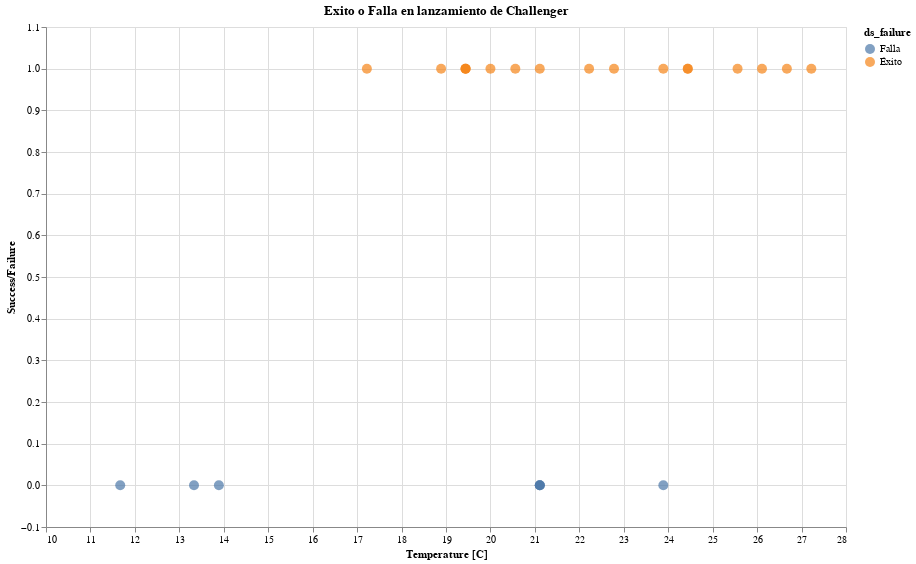

The notebook cell saved with this chart:
### Code cell
failure_chart = alt.Chart(challenger).mark_circle(size=100).encode(
    x=alt.X("temp_c:Q", scale=alt.Scale(zero=False), title="Temperature [C]"),
    y=alt.Y("is_failure:Q", scale=alt.Scale(padding=0.5), title="Success/Failure"),
    color="ds_failure:N"
).properties(
    title="Exito o Falla en lanzamiento de Challenger",
    width=800,
    height=500
)
failure_chart

### Figure 1 — Vega-Lite specification as saved in the notebook (floating-point values rounded to 4 significant figures)
{"$schema": "https://vega.github.io/schema/vega-lite/v2.6.0.json", "config": {"view": {"height": 300, "width": 400}}, "data": {"name": "data-b94e39780e6758f116d868e224411c05"}, "datasets": {"data-b94e39780e6758f116d868e224411c05": [{"ds_failure": "Falla", "is_failure": 0, "nm_bad_rings": 3, "temp_c": 11.67, "temp_f": 53}, {"ds_failure": "Falla", "is_failure": 0, "nm_bad_rings": 1, "temp_c": 13.33, "temp_f": 56}, {"ds_failure": "Falla", "is_failure": 0, "nm_bad_rings": 1, "temp_c": 13.89, "temp_f": 57}, {"ds_failure": "Éxito", "is_failure": 1, "nm_bad_rings": 0, "temp_c": 17.22, "temp_f": 63}, {"ds_failure": "Éxito", "is_failure": 1, "nm_bad_rings": 0, "temp_c": 18.89, "temp_f": 66}, {"ds_failure": "Éxito", "is_failure": 1, "nm_bad_rings": 0, "temp_c": 19.44, "temp_f": 67}, {"ds_failure": "Éxito", "is_failure": 1, "nm_bad_rings": 0, "temp_c": 19.44, "temp_f": 67}, {"ds_failure": "Éxito", "is_failure": 1, "nm_bad_rings": 0, "temp_c": 19.44, "temp_f": 67}, {"ds_failure": "Éxito", "is_failure": 1, "nm_bad_rings": 0, "temp_c": 20, "temp_f": 68}, {"ds_failure": "Éxito", "is_failure": 1, "nm_bad_rings": 0, "temp_c": 20.56, "temp_f": 69}, {"ds_failure": "Éxito", "is_failure": 1, "nm_bad_rings": 0, "temp_c": 21.11, "temp_f": 70}, {"ds_failure": "Falla", "is_failure": 0, "nm_bad_rings": 1, "temp_c": 21.11, "temp_f": 70}, {"ds_failure": "Falla", "is_failure": 0, "nm_bad_rings": 1, "temp_c": 21.11, "temp_f": 70}, {"ds_failure": "Falla", "is_failure": 0, "nm_bad_rings": 1, "temp_c": 21.11, "temp_f": 70}, {"ds_failure": "Éxito", "is_failure": 1, "nm_bad_rings": 0, "temp_c": 22.22, "temp_f": 72}, {"ds_failure": "Éxito", "is_failure": 1, "nm_bad_rings": 0, "temp_c": 22.78, "temp_f": 73}, {"ds_failure": "Éxito", "is_failure": 1, "nm_bad_rings": 0, "temp_c": 23.89, "temp_f": 75}, {"ds_failure": "Falla", "is_failure": 0, "nm_bad_rings": 2, "temp_c": 23.89, "temp_f": 75}, {"ds_failure": "Éxito", "is_failure": 1, "nm_bad_rings": 0, "temp_c": 24.44, "temp_f": 76}, {"ds_failure": "Éxito", "is_failure": 1, "nm_bad_rings": 0, "temp_c": 24.44, "temp_f": 76}, {"ds_failure": "Éxito", "is_failure": 1, "nm_bad_rings": 0, "temp_c": 25.56, "temp_f": 78}, {"ds_failure": "Éxito", "is_failure": 1, "nm_bad_rings": 0, "temp_c": 26.11, "temp_f": 79}, {"ds_failure": "Éxito", "is_failure": 1, "nm_bad_rings": 0, "temp_c": 26.67, "temp_f": 80}, {"ds_failure": "Éxito", "is_failure": 1, "nm_bad_rings": 0, "temp_c": 27.22, "temp_f": 81}]}, "encoding": {"color": {"field": "ds_failure", "type": "nominal"}, "x": {"field": "temp_c", "scale": {"zero": false}, "title": "Temperature [C]", "type": "quantitative"}, "y": {"field": "is_failure", "scale": {"padding": 0.5}, "title": "Success/Failure", "type": "quantitative"}}, "height": 500, "mark": {"size": 100, "type": "circle"}, "title": "Exito o Falla en lanzamiento de Challenger", "width": 800}
